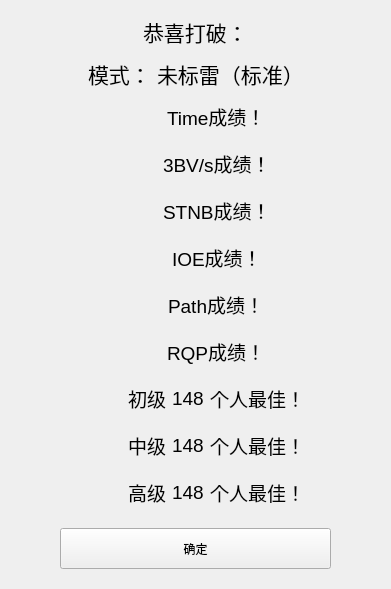
<?xml version="1.0" encoding="UTF-8"?>
<ui version="4.0">
 <class>Form</class>
 <widget class="QWidget" name="Form">
  <property name="geometry">
   <rect>
    <x>0</x>
    <y>0</y>
    <width>361</width>
    <height>738</height>
   </rect>
  </property>
  <property name="minimumSize">
   <size>
    <width>361</width>
    <height>382</height>
   </size>
  </property>
  <property name="maximumSize">
   <size>
    <width>361</width>
    <height>1080</height>
   </size>
  </property>
  <property name="sizeIncrement">
   <size>
    <width>0</width>
    <height>0</height>
   </size>
  </property>
  <property name="windowTitle">
   <string>关于</string>
  </property>
  <property name="windowOpacity">
   <double>10.000000000000000</double>
  </property>
  <property name="autoFillBackground">
   <bool>false</bool>
  </property>
  <layout class="QVBoxLayout" name="verticalLayout">
   <property name="sizeConstraint">
    <enum>QLayout::SetFixedSize</enum>
   </property>
   <item alignment="Qt::AlignHCenter">
    <widget class="QLabel" name="label_race_label_3">
     <property name="minimumSize">
      <size>
       <width>0</width>
       <height>41</height>
      </size>
     </property>
     <property name="styleSheet">
      <string notr="true">font-size: 16pt;</string>
     </property>
     <property name="text">
      <string>恭喜打破：</string>
     </property>
     <property name="scaledContents">
      <bool>false</bool>
     </property>
     <property name="wordWrap">
      <bool>false</bool>
     </property>
    </widget>
   </item>
   <item>
    <layout class="QHBoxLayout" name="horizontalLayout_2">
     <item>
      <spacer name="horizontalSpacer_33">
       <property name="orientation">
        <enum>Qt::Horizontal</enum>
       </property>
       <property name="sizeHint" stdset="0">
        <size>
         <width>40</width>
         <height>20</height>
        </size>
       </property>
      </spacer>
     </item>
     <item>
      <widget class="QLabel" name="label">
       <property name="styleSheet">
        <string notr="true">font-size: 16pt;</string>
       </property>
       <property name="text">
        <string>模式：</string>
       </property>
      </widget>
     </item>
     <item>
      <widget class="QLabel" name="label_16">
       <property name="styleSheet">
        <string notr="true">font-size: 16pt;</string>
       </property>
       <property name="text">
        <string>未标雷（标准）</string>
       </property>
      </widget>
     </item>
     <item>
      <spacer name="horizontalSpacer_34">
       <property name="orientation">
        <enum>Qt::Horizontal</enum>
       </property>
       <property name="sizeHint" stdset="0">
        <size>
         <width>40</width>
         <height>20</height>
        </size>
       </property>
      </spacer>
     </item>
    </layout>
   </item>
   <item>
    <widget class="QWidget" name="widget1" native="true">
     <property name="minimumSize">
      <size>
       <width>0</width>
       <height>41</height>
      </size>
     </property>
     <layout class="QHBoxLayout" name="horizontalLayout_3" stretch="0,0,0,0">
      <property name="sizeConstraint">
       <enum>QLayout::SetDefaultConstraint</enum>
      </property>
      <property name="leftMargin">
       <number>0</number>
      </property>
      <property name="topMargin">
       <number>0</number>
      </property>
      <property name="rightMargin">
       <number>0</number>
      </property>
      <property name="bottomMargin">
       <number>0</number>
      </property>
      <item>
       <spacer name="horizontalSpacer">
        <property name="orientation">
         <enum>Qt::Horizontal</enum>
        </property>
        <property name="sizeHint" stdset="0">
         <size>
          <width>40</width>
          <height>20</height>
         </size>
        </property>
       </spacer>
      </item>
      <item>
       <widget class="QLabel" name="label1">
        <property name="minimumSize">
         <size>
          <width>36</width>
          <height>36</height>
         </size>
        </property>
        <property name="maximumSize">
         <size>
          <width>36</width>
          <height>36</height>
         </size>
        </property>
        <property name="styleSheet">
         <string notr="true">border-image: url(media/rtime.svg);</string>
        </property>
        <property name="text">
         <string/>
        </property>
       </widget>
      </item>
      <item>
       <widget class="QLabel" name="label_1">
        <property name="styleSheet">
         <string notr="true">font-size: 14pt;</string>
        </property>
        <property name="text">
         <string>Time成绩！</string>
        </property>
        <property name="scaledContents">
         <bool>false</bool>
        </property>
        <property name="wordWrap">
         <bool>false</bool>
        </property>
       </widget>
      </item>
      <item>
       <spacer name="horizontalSpacer_2">
        <property name="orientation">
         <enum>Qt::Horizontal</enum>
        </property>
        <property name="sizeHint" stdset="0">
         <size>
          <width>40</width>
          <height>20</height>
         </size>
        </property>
       </spacer>
      </item>
     </layout>
    </widget>
   </item>
   <item>
    <widget class="QWidget" name="widget3" native="true">
     <property name="minimumSize">
      <size>
       <width>0</width>
       <height>41</height>
      </size>
     </property>
     <layout class="QHBoxLayout" name="horizontalLayout_6" stretch="0,0,0,0">
      <property name="sizeConstraint">
       <enum>QLayout::SetDefaultConstraint</enum>
      </property>
      <property name="leftMargin">
       <number>0</number>
      </property>
      <property name="topMargin">
       <number>0</number>
      </property>
      <property name="rightMargin">
       <number>0</number>
      </property>
      <property name="bottomMargin">
       <number>0</number>
      </property>
      <item>
       <spacer name="horizontalSpacer_7">
        <property name="orientation">
         <enum>Qt::Horizontal</enum>
        </property>
        <property name="sizeHint" stdset="0">
         <size>
          <width>40</width>
          <height>20</height>
         </size>
        </property>
       </spacer>
      </item>
      <item>
       <widget class="QLabel" name="label3">
        <property name="minimumSize">
         <size>
          <width>36</width>
          <height>36</height>
         </size>
        </property>
        <property name="maximumSize">
         <size>
          <width>36</width>
          <height>36</height>
         </size>
        </property>
        <property name="styleSheet">
         <string notr="true">border-image: url(media/bbbv_s.svg);</string>
        </property>
        <property name="text">
         <string/>
        </property>
       </widget>
      </item>
      <item>
       <widget class="QLabel" name="label_3">
        <property name="styleSheet">
         <string notr="true">font-size: 14pt;</string>
        </property>
        <property name="text">
         <string>3BV/s成绩！</string>
        </property>
        <property name="scaledContents">
         <bool>false</bool>
        </property>
        <property name="wordWrap">
         <bool>false</bool>
        </property>
       </widget>
      </item>
      <item>
       <spacer name="horizontalSpacer_8">
        <property name="orientation">
         <enum>Qt::Horizontal</enum>
        </property>
        <property name="sizeHint" stdset="0">
         <size>
          <width>40</width>
          <height>20</height>
         </size>
        </property>
       </spacer>
      </item>
     </layout>
    </widget>
   </item>
   <item>
    <widget class="QWidget" name="widget5" native="true">
     <property name="minimumSize">
      <size>
       <width>0</width>
       <height>41</height>
      </size>
     </property>
     <layout class="QHBoxLayout" name="horizontalLayout_7" stretch="0,0,0,0">
      <property name="sizeConstraint">
       <enum>QLayout::SetDefaultConstraint</enum>
      </property>
      <property name="leftMargin">
       <number>0</number>
      </property>
      <property name="topMargin">
       <number>0</number>
      </property>
      <property name="rightMargin">
       <number>0</number>
      </property>
      <property name="bottomMargin">
       <number>0</number>
      </property>
      <item>
       <spacer name="horizontalSpacer_9">
        <property name="orientation">
         <enum>Qt::Horizontal</enum>
        </property>
        <property name="sizeHint" stdset="0">
         <size>
          <width>40</width>
          <height>20</height>
         </size>
        </property>
       </spacer>
      </item>
      <item>
       <widget class="QLabel" name="label5">
        <property name="minimumSize">
         <size>
          <width>36</width>
          <height>36</height>
         </size>
        </property>
        <property name="maximumSize">
         <size>
          <width>36</width>
          <height>36</height>
         </size>
        </property>
        <property name="styleSheet">
         <string notr="true">border-image: url(media/stnb.svg);</string>
        </property>
        <property name="text">
         <string/>
        </property>
       </widget>
      </item>
      <item>
       <widget class="QLabel" name="label_5">
        <property name="styleSheet">
         <string notr="true">font-size: 14pt;</string>
        </property>
        <property name="text">
         <string>STNB成绩！</string>
        </property>
        <property name="scaledContents">
         <bool>false</bool>
        </property>
        <property name="wordWrap">
         <bool>false</bool>
        </property>
       </widget>
      </item>
      <item>
       <spacer name="horizontalSpacer_10">
        <property name="orientation">
         <enum>Qt::Horizontal</enum>
        </property>
        <property name="sizeHint" stdset="0">
         <size>
          <width>40</width>
          <height>20</height>
         </size>
        </property>
       </spacer>
      </item>
     </layout>
    </widget>
   </item>
   <item>
    <widget class="QWidget" name="widget7" native="true">
     <property name="minimumSize">
      <size>
       <width>0</width>
       <height>41</height>
      </size>
     </property>
     <layout class="QHBoxLayout" name="horizontalLayout_10" stretch="0,0,0,0">
      <property name="sizeConstraint">
       <enum>QLayout::SetDefaultConstraint</enum>
      </property>
      <property name="leftMargin">
       <number>0</number>
      </property>
      <property name="topMargin">
       <number>0</number>
      </property>
      <property name="rightMargin">
       <number>0</number>
      </property>
      <property name="bottomMargin">
       <number>0</number>
      </property>
      <item>
       <spacer name="horizontalSpacer_15">
        <property name="orientation">
         <enum>Qt::Horizontal</enum>
        </property>
        <property name="sizeHint" stdset="0">
         <size>
          <width>40</width>
          <height>20</height>
         </size>
        </property>
       </spacer>
      </item>
      <item>
       <widget class="QLabel" name="label7">
        <property name="minimumSize">
         <size>
          <width>36</width>
          <height>36</height>
         </size>
        </property>
        <property name="maximumSize">
         <size>
          <width>36</width>
          <height>36</height>
         </size>
        </property>
        <property name="styleSheet">
         <string notr="true">border-image: url(media/ioe.svg);</string>
        </property>
        <property name="text">
         <string/>
        </property>
       </widget>
      </item>
      <item>
       <widget class="QLabel" name="label_7">
        <property name="styleSheet">
         <string notr="true">font-size: 14pt;</string>
        </property>
        <property name="text">
         <string>IOE成绩！</string>
        </property>
        <property name="scaledContents">
         <bool>false</bool>
        </property>
        <property name="wordWrap">
         <bool>false</bool>
        </property>
       </widget>
      </item>
      <item>
       <spacer name="horizontalSpacer_16">
        <property name="orientation">
         <enum>Qt::Horizontal</enum>
        </property>
        <property name="sizeHint" stdset="0">
         <size>
          <width>40</width>
          <height>20</height>
         </size>
        </property>
       </spacer>
      </item>
     </layout>
    </widget>
   </item>
   <item>
    <widget class="QWidget" name="widget9" native="true">
     <property name="minimumSize">
      <size>
       <width>0</width>
       <height>41</height>
      </size>
     </property>
     <layout class="QHBoxLayout" name="horizontalLayout_12" stretch="0,0,0,0">
      <property name="sizeConstraint">
       <enum>QLayout::SetDefaultConstraint</enum>
      </property>
      <property name="leftMargin">
       <number>0</number>
      </property>
      <property name="topMargin">
       <number>0</number>
      </property>
      <property name="rightMargin">
       <number>0</number>
      </property>
      <property name="bottomMargin">
       <number>0</number>
      </property>
      <item>
       <spacer name="horizontalSpacer_19">
        <property name="orientation">
         <enum>Qt::Horizontal</enum>
        </property>
        <property name="sizeHint" stdset="0">
         <size>
          <width>40</width>
          <height>20</height>
         </size>
        </property>
       </spacer>
      </item>
      <item>
       <widget class="QLabel" name="label9">
        <property name="minimumSize">
         <size>
          <width>36</width>
          <height>36</height>
         </size>
        </property>
        <property name="maximumSize">
         <size>
          <width>36</width>
          <height>36</height>
         </size>
        </property>
        <property name="styleSheet">
         <string notr="true">border-image: url(media/path_record.svg);</string>
        </property>
        <property name="text">
         <string/>
        </property>
       </widget>
      </item>
      <item>
       <widget class="QLabel" name="label_9">
        <property name="styleSheet">
         <string notr="true">font-size: 14pt;</string>
        </property>
        <property name="text">
         <string>Path成绩！</string>
        </property>
        <property name="scaledContents">
         <bool>false</bool>
        </property>
        <property name="wordWrap">
         <bool>false</bool>
        </property>
       </widget>
      </item>
      <item>
       <spacer name="horizontalSpacer_20">
        <property name="orientation">
         <enum>Qt::Horizontal</enum>
        </property>
        <property name="sizeHint" stdset="0">
         <size>
          <width>40</width>
          <height>20</height>
         </size>
        </property>
       </spacer>
      </item>
     </layout>
    </widget>
   </item>
   <item>
    <widget class="QWidget" name="widget11" native="true">
     <property name="minimumSize">
      <size>
       <width>0</width>
       <height>41</height>
      </size>
     </property>
     <layout class="QHBoxLayout" name="horizontalLayout_13" stretch="0,0,0,0">
      <property name="sizeConstraint">
       <enum>QLayout::SetDefaultConstraint</enum>
      </property>
      <property name="leftMargin">
       <number>0</number>
      </property>
      <property name="topMargin">
       <number>0</number>
      </property>
      <property name="rightMargin">
       <number>0</number>
      </property>
      <property name="bottomMargin">
       <number>0</number>
      </property>
      <item>
       <spacer name="horizontalSpacer_21">
        <property name="orientation">
         <enum>Qt::Horizontal</enum>
        </property>
        <property name="sizeHint" stdset="0">
         <size>
          <width>40</width>
          <height>20</height>
         </size>
        </property>
       </spacer>
      </item>
      <item>
       <widget class="QLabel" name="label11">
        <property name="minimumSize">
         <size>
          <width>36</width>
          <height>36</height>
         </size>
        </property>
        <property name="maximumSize">
         <size>
          <width>36</width>
          <height>36</height>
         </size>
        </property>
        <property name="styleSheet">
         <string notr="true">border-image: url(media/rqp.svg);</string>
        </property>
        <property name="text">
         <string/>
        </property>
       </widget>
      </item>
      <item>
       <widget class="QLabel" name="label_11">
        <property name="styleSheet">
         <string notr="true">font-size: 14pt;</string>
        </property>
        <property name="text">
         <string>RQP成绩！</string>
        </property>
        <property name="scaledContents">
         <bool>false</bool>
        </property>
        <property name="wordWrap">
         <bool>false</bool>
        </property>
       </widget>
      </item>
      <item>
       <spacer name="horizontalSpacer_22">
        <property name="orientation">
         <enum>Qt::Horizontal</enum>
        </property>
        <property name="sizeHint" stdset="0">
         <size>
          <width>40</width>
          <height>20</height>
         </size>
        </property>
       </spacer>
      </item>
     </layout>
    </widget>
   </item>
   <item>
    <widget class="QWidget" name="widget13" native="true">
     <property name="minimumSize">
      <size>
       <width>0</width>
       <height>41</height>
      </size>
     </property>
     <layout class="QHBoxLayout" name="horizontalLayout_15" stretch="0,0,0,0,0,0">
      <property name="sizeConstraint">
       <enum>QLayout::SetDefaultConstraint</enum>
      </property>
      <property name="leftMargin">
       <number>0</number>
      </property>
      <property name="topMargin">
       <number>0</number>
      </property>
      <property name="rightMargin">
       <number>0</number>
      </property>
      <property name="bottomMargin">
       <number>0</number>
      </property>
      <item>
       <spacer name="horizontalSpacer_27">
        <property name="orientation">
         <enum>Qt::Horizontal</enum>
        </property>
        <property name="sizeHint" stdset="0">
         <size>
          <width>40</width>
          <height>20</height>
         </size>
        </property>
       </spacer>
      </item>
      <item>
       <widget class="QLabel" name="label13">
        <property name="minimumSize">
         <size>
          <width>36</width>
          <height>36</height>
         </size>
        </property>
        <property name="maximumSize">
         <size>
          <width>36</width>
          <height>36</height>
         </size>
        </property>
        <property name="styleSheet">
         <string notr="true">border-image: url(media/pb.svg);</string>
        </property>
        <property name="text">
         <string/>
        </property>
       </widget>
      </item>
      <item>
       <widget class="QLabel" name="label_13">
        <property name="styleSheet">
         <string notr="true">font-size: 14pt;</string>
        </property>
        <property name="text">
         <string>初级</string>
        </property>
        <property name="scaledContents">
         <bool>false</bool>
        </property>
        <property name="wordWrap">
         <bool>false</bool>
        </property>
       </widget>
      </item>
      <item>
       <widget class="QLabel" name="label__13">
        <property name="styleSheet">
         <string notr="true">font-size: 14pt;</string>
        </property>
        <property name="text">
         <string notr="true">148</string>
        </property>
        <property name="scaledContents">
         <bool>false</bool>
        </property>
        <property name="wordWrap">
         <bool>false</bool>
        </property>
       </widget>
      </item>
      <item>
       <widget class="QLabel" name="label___13">
        <property name="styleSheet">
         <string notr="true">font-size: 14pt;</string>
        </property>
        <property name="text">
         <string>个人最佳！</string>
        </property>
        <property name="scaledContents">
         <bool>false</bool>
        </property>
        <property name="wordWrap">
         <bool>false</bool>
        </property>
       </widget>
      </item>
      <item>
       <spacer name="horizontalSpacer_28">
        <property name="orientation">
         <enum>Qt::Horizontal</enum>
        </property>
        <property name="sizeHint" stdset="0">
         <size>
          <width>40</width>
          <height>20</height>
         </size>
        </property>
       </spacer>
      </item>
     </layout>
    </widget>
   </item>
   <item>
    <widget class="QWidget" name="widget14" native="true">
     <property name="minimumSize">
      <size>
       <width>0</width>
       <height>41</height>
      </size>
     </property>
     <layout class="QHBoxLayout" name="horizontalLayout_16" stretch="0,0,0,0,0,0">
      <property name="sizeConstraint">
       <enum>QLayout::SetDefaultConstraint</enum>
      </property>
      <property name="leftMargin">
       <number>0</number>
      </property>
      <property name="topMargin">
       <number>0</number>
      </property>
      <property name="rightMargin">
       <number>0</number>
      </property>
      <property name="bottomMargin">
       <number>0</number>
      </property>
      <item>
       <spacer name="horizontalSpacer_29">
        <property name="orientation">
         <enum>Qt::Horizontal</enum>
        </property>
        <property name="sizeHint" stdset="0">
         <size>
          <width>40</width>
          <height>20</height>
         </size>
        </property>
       </spacer>
      </item>
      <item>
       <widget class="QLabel" name="label14">
        <property name="minimumSize">
         <size>
          <width>36</width>
          <height>36</height>
         </size>
        </property>
        <property name="maximumSize">
         <size>
          <width>36</width>
          <height>36</height>
         </size>
        </property>
        <property name="styleSheet">
         <string notr="true">border-image: url(media/pb.svg);</string>
        </property>
        <property name="text">
         <string/>
        </property>
       </widget>
      </item>
      <item>
       <widget class="QLabel" name="label_14">
        <property name="styleSheet">
         <string notr="true">font-size: 14pt;</string>
        </property>
        <property name="text">
         <string>中级</string>
        </property>
        <property name="scaledContents">
         <bool>false</bool>
        </property>
        <property name="wordWrap">
         <bool>false</bool>
        </property>
       </widget>
      </item>
      <item>
       <widget class="QLabel" name="label__14">
        <property name="styleSheet">
         <string notr="true">font-size: 14pt;</string>
        </property>
        <property name="text">
         <string notr="true">148</string>
        </property>
        <property name="scaledContents">
         <bool>false</bool>
        </property>
        <property name="wordWrap">
         <bool>false</bool>
        </property>
       </widget>
      </item>
      <item>
       <widget class="QLabel" name="label___14">
        <property name="styleSheet">
         <string notr="true">font-size: 14pt;</string>
        </property>
        <property name="text">
         <string>个人最佳！</string>
        </property>
        <property name="scaledContents">
         <bool>false</bool>
        </property>
        <property name="wordWrap">
         <bool>false</bool>
        </property>
       </widget>
      </item>
      <item>
       <spacer name="horizontalSpacer_30">
        <property name="orientation">
         <enum>Qt::Horizontal</enum>
        </property>
        <property name="sizeHint" stdset="0">
         <size>
          <width>40</width>
          <height>20</height>
         </size>
        </property>
       </spacer>
      </item>
     </layout>
    </widget>
   </item>
   <item>
    <widget class="QWidget" name="widget15" native="true">
     <property name="minimumSize">
      <size>
       <width>0</width>
       <height>41</height>
      </size>
     </property>
     <layout class="QHBoxLayout" name="horizontalLayout_17" stretch="0,0,0,0,0,0">
      <property name="sizeConstraint">
       <enum>QLayout::SetDefaultConstraint</enum>
      </property>
      <property name="leftMargin">
       <number>0</number>
      </property>
      <property name="topMargin">
       <number>0</number>
      </property>
      <property name="rightMargin">
       <number>0</number>
      </property>
      <property name="bottomMargin">
       <number>0</number>
      </property>
      <item>
       <spacer name="horizontalSpacer_31">
        <property name="orientation">
         <enum>Qt::Horizontal</enum>
        </property>
        <property name="sizeHint" stdset="0">
         <size>
          <width>40</width>
          <height>20</height>
         </size>
        </property>
       </spacer>
      </item>
      <item>
       <widget class="QLabel" name="label15">
        <property name="minimumSize">
         <size>
          <width>36</width>
          <height>36</height>
         </size>
        </property>
        <property name="maximumSize">
         <size>
          <width>36</width>
          <height>36</height>
         </size>
        </property>
        <property name="styleSheet">
         <string notr="true">border-image: url(media/pb.svg);</string>
        </property>
        <property name="text">
         <string/>
        </property>
       </widget>
      </item>
      <item>
       <widget class="QLabel" name="label_15">
        <property name="styleSheet">
         <string notr="true">font-size: 14pt;</string>
        </property>
        <property name="text">
         <string>高级</string>
        </property>
        <property name="scaledContents">
         <bool>false</bool>
        </property>
        <property name="wordWrap">
         <bool>false</bool>
        </property>
       </widget>
      </item>
      <item>
       <widget class="QLabel" name="label__15">
        <property name="styleSheet">
         <string notr="true">font-size: 14pt;</string>
        </property>
        <property name="text">
         <string notr="true">148</string>
        </property>
        <property name="scaledContents">
         <bool>false</bool>
        </property>
        <property name="wordWrap">
         <bool>false</bool>
        </property>
       </widget>
      </item>
      <item>
       <widget class="QLabel" name="label___15">
        <property name="styleSheet">
         <string notr="true">font-size: 14pt;</string>
        </property>
        <property name="text">
         <string>个人最佳！</string>
        </property>
        <property name="scaledContents">
         <bool>false</bool>
        </property>
        <property name="wordWrap">
         <bool>false</bool>
        </property>
       </widget>
      </item>
      <item>
       <spacer name="horizontalSpacer_32">
        <property name="orientation">
         <enum>Qt::Horizontal</enum>
        </property>
        <property name="sizeHint" stdset="0">
         <size>
          <width>40</width>
          <height>20</height>
         </size>
        </property>
       </spacer>
      </item>
     </layout>
    </widget>
   </item>
   <item>
    <widget class="QWidget" name="widget" native="true">
     <property name="minimumSize">
      <size>
       <width>0</width>
       <height>41</height>
      </size>
     </property>
     <layout class="QHBoxLayout" name="horizontalLayout">
      <item>
       <spacer name="horizontalSpacer_25">
        <property name="orientation">
         <enum>Qt::Horizontal</enum>
        </property>
        <property name="sizeHint" stdset="0">
         <size>
          <width>40</width>
          <height>20</height>
         </size>
        </property>
       </spacer>
      </item>
      <item>
       <widget class="QPushButton" name="pushButton">
        <property name="minimumSize">
         <size>
          <width>271</width>
          <height>41</height>
         </size>
        </property>
        <property name="maximumSize">
         <size>
          <width>271</width>
          <height>41</height>
         </size>
        </property>
        <property name="mouseTracking">
         <bool>false</bool>
        </property>
        <property name="focusPolicy">
         <enum>Qt::NoFocus</enum>
        </property>
        <property name="layoutDirection">
         <enum>Qt::RightToLeft</enum>
        </property>
        <property name="text">
         <string>确定</string>
        </property>
        <property name="shortcut">
         <string>Return</string>
        </property>
        <property name="autoDefault">
         <bool>false</bool>
        </property>
        <property name="flat">
         <bool>false</bool>
        </property>
       </widget>
      </item>
      <item>
       <spacer name="horizontalSpacer_26">
        <property name="orientation">
         <enum>Qt::Horizontal</enum>
        </property>
        <property name="sizeHint" stdset="0">
         <size>
          <width>40</width>
          <height>20</height>
         </size>
        </property>
       </spacer>
      </item>
     </layout>
    </widget>
   </item>
  </layout>
 </widget>
 <resources/>
 <connections>
  <connection>
   <sender>pushButton</sender>
   <signal>clicked()</signal>
   <receiver>Form</receiver>
   <slot>close()</slot>
   <hints>
    <hint type="sourcelabel">
     <x>278</x>
     <y>801</y>
    </hint>
    <hint type="destinationlabel">
     <x>351</x>
     <y>777</y>
    </hint>
   </hints>
  </connection>
 </connections>
</ui>
